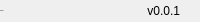
              <widget class="QFrame" name="bottomBar">
               <property name="minimumSize">
                <size>
                 <width>0</width>
                 <height>22</height>
                </size>
               </property>
               <property name="maximumSize">
                <size>
                 <width>16777215</width>
                 <height>22</height>
                </size>
               </property>
               <property name="frameShape">
                <enum>QFrame::NoFrame</enum>
               </property>
               <property name="frameShadow">
                <enum>QFrame::Raised</enum>
               </property>
               <layout class="QHBoxLayout" name="horizontalLayout_5">
                <property name="spacing">
                 <number>0</number>
                </property>
                <property name="leftMargin">
                 <number>0</number>
                </property>
                <property name="topMargin">
                 <number>0</number>
                </property>
                <property name="rightMargin">
                 <number>0</number>
                </property>
                <property name="bottomMargin">
                 <number>0</number>
                </property>
                <item>
                 <widget class="QLabel" name="creditsLabel">
                  <property name="maximumSize">
                   <size>
                    <width>16777215</width>
                    <height>16</height>
                   </size>
                  </property>
                  <property name="font">
                   <font>
                    <family>Segoe UI</family>
                    <pointsize>-1</pointsize>
                    <weight>50</weight>
                    <italic>false</italic>
                    <bold>false</bold>
                   </font>
                  </property>
                  <property name="text">
                   <string>SHI3DO</string>
                  </property>
                  <property name="alignment">
                   <set>Qt::AlignLeading|Qt::AlignLeft|Qt::AlignVCenter</set>
                  </property>
                 </widget>
                </item>
                <item>
                 <widget class="QLabel" name="version">
                  <property name="text">
                   <string>v0.0.1</string>
                  </property>
                  <property name="alignment">
                   <set>Qt::AlignRight|Qt::AlignTrailing|Qt::AlignVCenter</set>
                  </property>
                 </widget>
                </item>
                <item>
                 <widget class="QFrame" name="frame_size_grip">
                  <property name="minimumSize">
                   <size>
                    <width>20</width>
                    <height>0</height>
                   </size>
                  </property>
                  <property name="maximumSize">
                   <size>
                    <width>20</width>
                    <height>16777215</height>
                   </size>
                  </property>
                  <property name="frameShape">
                   <enum>QFrame::NoFrame</enum>
                  </property>
                  <property name="frameShadow">
                   <enum>QFrame::Raised</enum>
                  </property>
                 </widget>
                </item>
               </layout>
              </widget>
